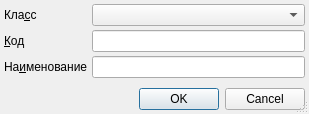
<?xml version="1.0" encoding="UTF-8"?>
<ui version="4.0">
 <class>RBTempInvalidDocumentEditorDialog</class>
 <widget class="QDialog" name="RBTempInvalidDocumentEditorDialog">
  <property name="geometry">
   <rect>
    <x>0</x>
    <y>0</y>
    <width>309</width>
    <height>114</height>
   </rect>
  </property>
  <property name="windowTitle">
   <string>ChangeMe!</string>
  </property>
  <property name="sizeGripEnabled">
   <bool>true</bool>
  </property>
  <layout class="QGridLayout" name="gridLayout">
   <property name="margin">
    <number>4</number>
   </property>
   <property name="spacing">
    <number>4</number>
   </property>
   <item row="0" column="0">
    <widget class="QLabel" name="lblType">
     <property name="text">
      <string>Кла&amp;сс</string>
     </property>
     <property name="buddy">
      <cstring>cmbType</cstring>
     </property>
    </widget>
   </item>
   <item row="0" column="1">
    <widget class="QComboBox" name="cmbType"/>
   </item>
   <item row="1" column="0">
    <widget class="QLabel" name="lblCode">
     <property name="text">
      <string>&amp;Код</string>
     </property>
     <property name="buddy">
      <cstring>edtCode</cstring>
     </property>
    </widget>
   </item>
   <item row="1" column="1">
    <widget class="QLineEdit" name="edtCode"/>
   </item>
   <item row="2" column="0">
    <widget class="QLabel" name="lblName">
     <property name="text">
      <string>На&amp;именование</string>
     </property>
     <property name="buddy">
      <cstring>edtName</cstring>
     </property>
    </widget>
   </item>
   <item row="2" column="1">
    <widget class="QLineEdit" name="edtName">
     <property name="minimumSize">
      <size>
       <width>200</width>
       <height>0</height>
      </size>
     </property>
    </widget>
   </item>
   <item row="3" column="0" colspan="2">
    <spacer>
     <property name="orientation">
      <enum>Qt::Vertical</enum>
     </property>
     <property name="sizeHint" stdset="0">
      <size>
       <width>20</width>
       <height>71</height>
      </size>
     </property>
    </spacer>
   </item>
   <item row="4" column="0" colspan="2">
    <widget class="QDialogButtonBox" name="buttonBox">
     <property name="orientation">
      <enum>Qt::Horizontal</enum>
     </property>
     <property name="standardButtons">
      <set>QDialogButtonBox::Cancel|QDialogButtonBox::Ok</set>
     </property>
    </widget>
   </item>
  </layout>
 </widget>
 <tabstops>
  <tabstop>cmbType</tabstop>
  <tabstop>edtCode</tabstop>
  <tabstop>edtName</tabstop>
  <tabstop>buttonBox</tabstop>
 </tabstops>
 <resources/>
 <connections>
  <connection>
   <sender>buttonBox</sender>
   <signal>accepted()</signal>
   <receiver>RBTempInvalidDocumentEditorDialog</receiver>
   <slot>accept()</slot>
   <hints>
    <hint type="sourcelabel">
     <x>194</x>
     <y>166</y>
    </hint>
    <hint type="destinationlabel">
     <x>156</x>
     <y>417</y>
    </hint>
   </hints>
  </connection>
  <connection>
   <sender>buttonBox</sender>
   <signal>rejected()</signal>
   <receiver>RBTempInvalidDocumentEditorDialog</receiver>
   <slot>reject()</slot>
   <hints>
    <hint type="sourcelabel">
     <x>248</x>
     <y>166</y>
    </hint>
    <hint type="destinationlabel">
     <x>311</x>
     <y>411</y>
    </hint>
   </hints>
  </connection>
 </connections>
</ui>
